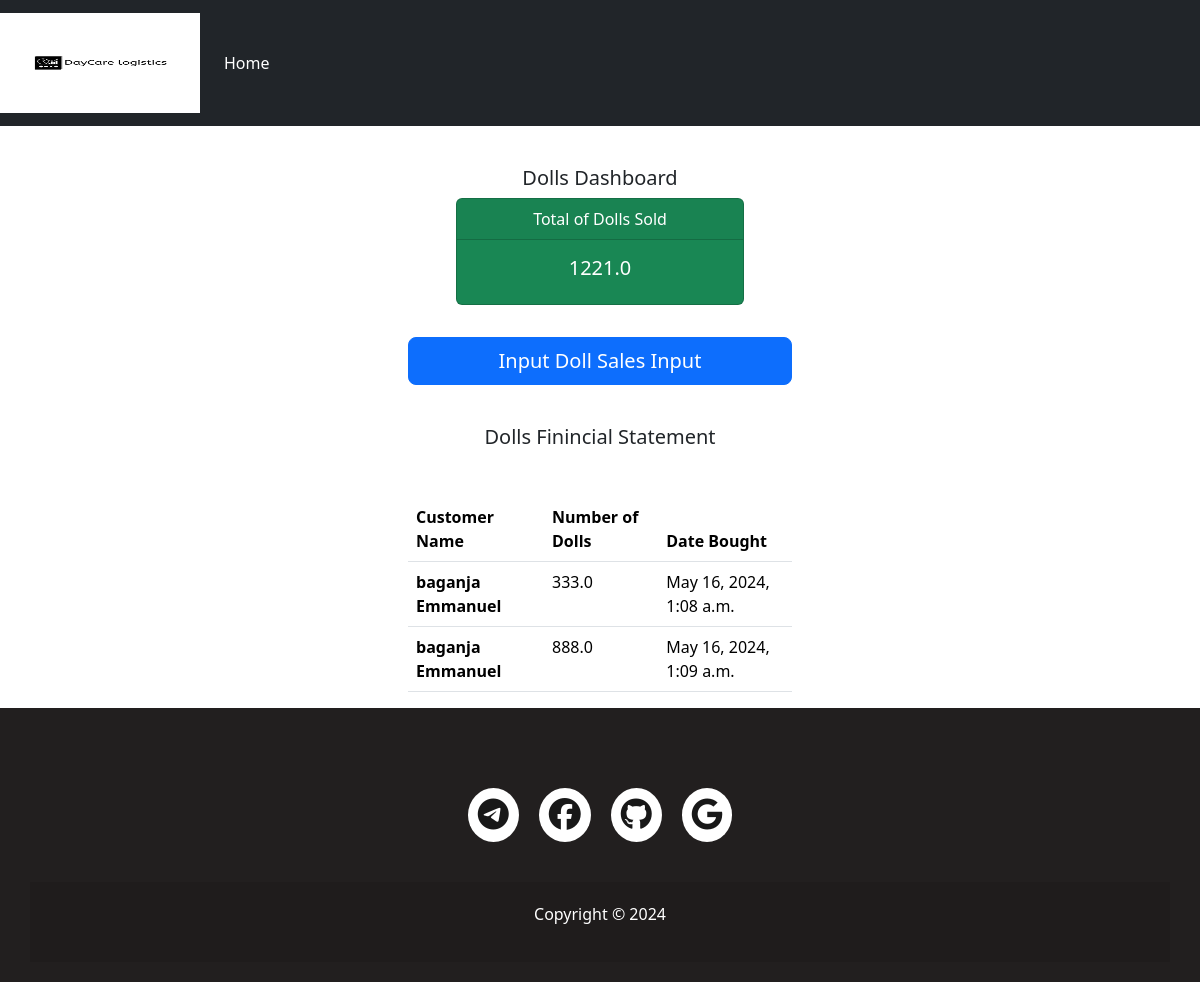
The app's page /dollsdashboard (signed in) with its own data.
### daycareapp/models.py (models this page shows, shortened)
class Dollsdashboard(models.Model):
   customer_name = models.CharField(max_length=20)
   dollsbought =  models.IntegerField()
   datebought = models.DateTimeField(auto_now_add=True)

### daycareapp/views.py (the view)
# urls.py: path('dollsdashboard',views.dollsdashboard, name="dollsdashboard"),
@login_required
def dollsdashboard(request):
    sales = Dollsdashboard.objects.all()
    total_dolls_sold= sum(sale.dollsbought for sale in sales)
    return render(request, 'daycareapp/DollsDashboard.html', {'sales': sales, 'total_dolls_sold': total_dolls_sold})

### daycareapp/templates/daycareapp/DollsDashboard.html (shortened to what this page needs)
{% load static %}
<!DOCTYPE html>
<html lang="en">
<head>
    <link href="https://cdn.jsdelivr.net/npm/bootstrap@5.3.3/dist/css/bootstrap.min.css" rel="stylesheet"
>
    <link rel="stylesheet" href="">
    <link href="style.css" rel="stylesheet" type="text/css" />
</head>
<body>
    {% include 'daycareapp/headertmp.html' %}
    <div class="test">
        <div class="col">
            <center>
                <p>&nbsp;</p>
                <h5>Dolls Dashboard</h5>
                <table class="table">
                    <tr>
                        <div class="card text-white bg-success mb-3" style="max-width: 18rem;">
                            <div class="card-header">Total of Dolls Sold</div>
                            <div class="card-body">
                                <h5 class="card-title">{{ total_dolls_sold }}</h5>
                            </div>
                        </div>
</tr>
                </table>
                <div class="row">
                <div class="col"></div>
                <div class="col">
                <center>
                <a  href="{% url 'dollsales' %}" class="btn btn-primary btn-lg" class="btn">Input Doll Sales Input</button></a>
                        <p>&nbsp;</p>
                    </center>
                </div>
                <div class="col"></div>
            </div>
            </center>
        </div>
    </div>
    <div class="row">
        <div class="col"></div>
        <div class="col">
    <center>
        <h5> Dolls Finincial Statement</h5>
    </center>
    <table class="table">
        <thead>
            <tr>
                <th scope="col">Customer Name</th>
                <th scope="col">Number of Dolls</th>
                <th scope="col">Date Bought</th>
            </tr>
        </thead>
        <tbody>
              {% for sale in sales %}
            <tr>
                <th scope="row">{{sale.customer_name}}</th>
                <td>{{sale.dollsbought}}</td>
                <td>{{sale.datebought}}</td>
                   {% endfor %}
            </tr>
            <p>&nbsp;</p>
        </tbody>
    </table>
</div>
<div class="col"></div>
            {% include 'daycareapp/footertmp.html' %}
</body>
</html>

### daycareapp/static/style.css (style rules this page uses)
body { background-image: ; display: flex; flex-direction: column; min-height: 100vh; }
.btn { display: flex; align-items: center; justify-content: center }
.test { display: flex; flex-wrap: wrap; }

### daycareapp/static/footer.css (style rules this page uses)
* { padding: 0; margin: 0; box-sizing: border-box; }

### records on screen
Dollsdashboard: customer_name "baganja Emmanuel", dollsbought "333.0", datebought "May 16, 2024, 1:08 a.m."
Dollsdashboard: customer_name "baganja Emmanuel", dollsbought "888.0", datebought "May 16, 2024, 1:09 a.m."

### other values on screen
{{ total_dolls_sold }} "1221.0"
